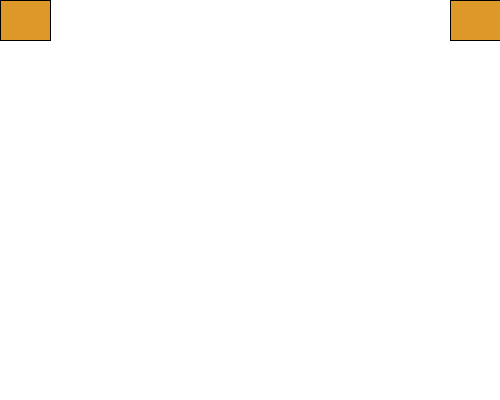
Frame 1 (no input)
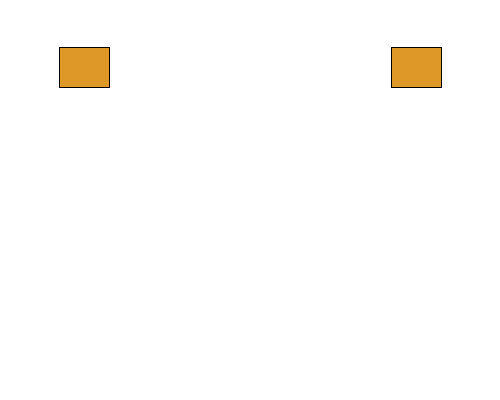
Frame 60 (the mouse pressed at the canvas centre just before this capture)
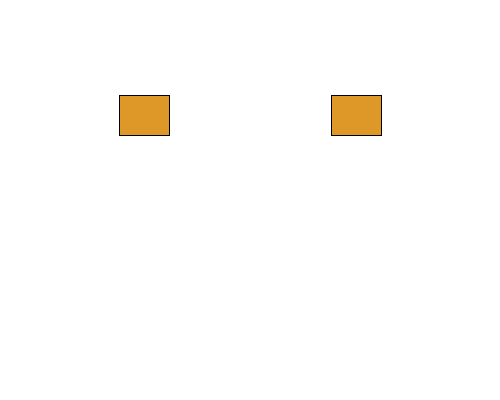
Frame 120 (the mouse held since frame 60 and released just before this capture)

The Processing sketch that drew these frames (run headless with seeded random() and noise(); from frame 60 on, the mouse is pressed at the canvas centre):

// Processing sketch: homework2
// ── homework2.pde
float rectX1 = 0;
float rectY1 = 0;
float rectX2 = 450;
float rectY2 = 0;

void setup() {
  size(500, 400);
}

void draw(){
  background(255);
  stroke(0);
  fill(#DE9828);
  rect(rectX1, rectY1, 50, 40);
  rectX1 = rectX1 + 1;
  rectY1 = rectY1 + 0.8;
  
  rect(rectX2, rectY2, 50, 40);
  rectX2 = rectX2 - 1;
  rectY2 = rectY2 + 0.8;
}

void keyPressed() {
  rectX1 = 0;
  rectY1 = 0;
  rectX2 = 450;
  rectY2 = 0;
}
